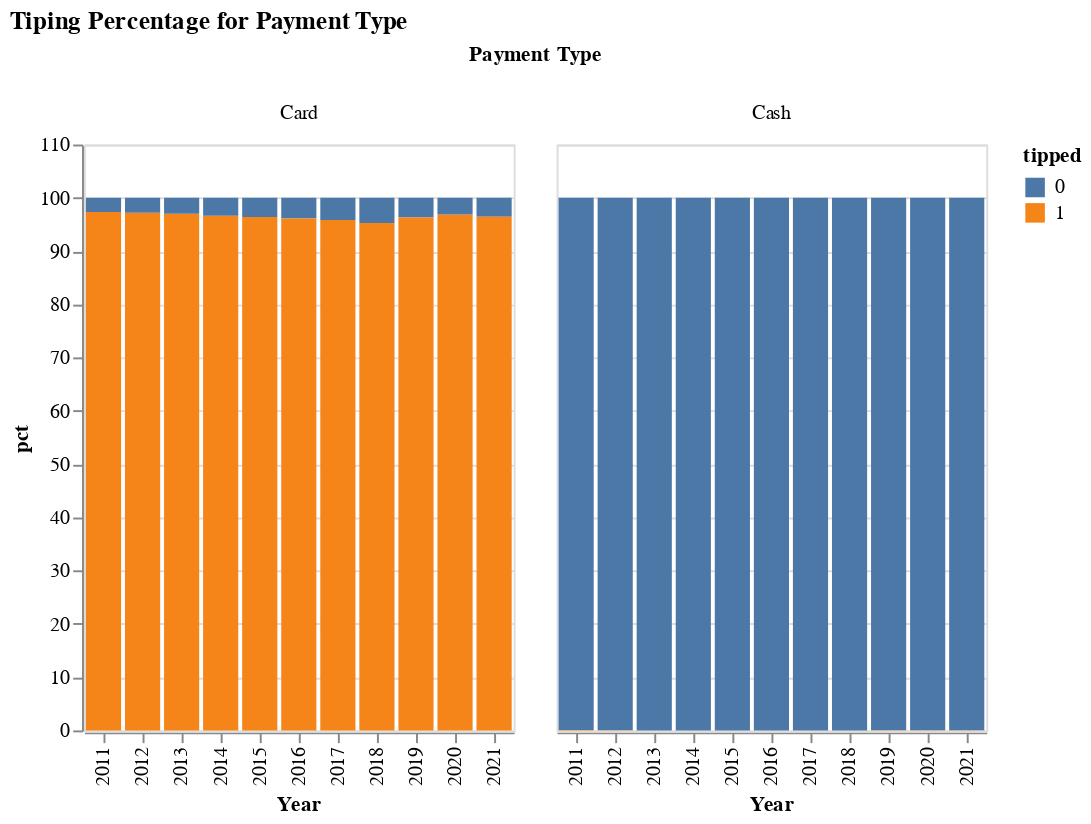

Source (notebook cell):
### Code cell
df |> DataFrame |> @vlplot(
        mark = {:bar, tooltip=true},
        x = {:PickupYear, type="ordinal", title = "Year"},
        y = {:pct},
        color = {:tipped, type="nominal"},
        column={:ptype, type="ordinal", title="Payment Type"},
        title="Tiping Percentage for Payment Type"
    )

### Figure 1 — Vega-Lite specification as saved in the notebook (floating-point values rounded to 4 significant figures)
{"data": {"values": [{"PickupYear": 2011, "cnt": 2004618, "pct": 2.691, "ptype": "Card", "tipped": 0}, {"PickupYear": 2011, "cnt": 72485466, "pct": 97.31, "ptype": "Card", "tipped": 1}, {"PickupYear": 2011, "cnt": 77537, "pct": 0.07915, "ptype": "Cash", "tipped": 1}, {"PickupYear": 2011, "cnt": 97887881, "pct": 99.92, "ptype": "Cash", "tipped": 0}, {"PickupYear": 2012, "cnt": 79408793, "pct": 97.19, "ptype": "Card", "tipped": 1}, {"PickupYear": 2012, "cnt": 2298974, "pct": 2.814, "ptype": "Card", "tipped": 0}, {"PickupYear": 2012, "cnt": 86916669, "pct": 99.96, "ptype": "Cash", "tipped": 0}, {"PickupYear": 2012, "cnt": 34558, "pct": 0.03974, "ptype": "Cash", "tipped": 1}, {"PickupYear": 2013, "cnt": 89342394, "pct": 97.01, "ptype": "Card", "tipped": 1}, {"PickupYear": 2013, "cnt": 2751346, "pct": 2.988, "ptype": "Card", "tipped": 0}, {"PickupYear": 2013, "cnt": 77800712, "pct": 99.99, "ptype": "Cash", "tipped": 0}, {"PickupYear": 2013, "cnt": 6195, "pct": 0.007962, "ptype": "Cash", "tipped": 1}, {"PickupYear": 2014, "cnt": 92428667, "pct": 96.64, "ptype": "Card", "tipped": 1}, {"PickupYear": 2014, "cnt": 3211632, "pct": 3.358, "ptype": "Card", "tipped": 0}, {"PickupYear": 2014, "cnt": 67753810, "pct": 99.99, "ptype": "Cash", "tipped": 0}, {"PickupYear": 2014, "cnt": 3407, "pct": 0.005028, "ptype": "Cash", "tipped": 1}, {"PickupYear": 2015, "cnt": 87865933, "pct": 96.42, "ptype": "Card", "tipped": 1}, {"PickupYear": 2015, "cnt": 3266258, "pct": 3.584, "ptype": "Card", "tipped": 0}, {"PickupYear": 2015, "cnt": 2005, "pct": 0.003762, "ptype": "Cash", "tipped": 1}, {"PickupYear": 2015, "cnt": 53300073, "pct": 100.0, "ptype": "Cash", "tipped": 0}, {"PickupYear": 2016, "cnt": 3315588, "pct": 3.866, "ptype": "Card", "tipped": 0}, {"PickupYear": 2016, "cnt": 82448602, "pct": 96.13, "ptype": "Card", "tipped": 1}, {"PickupYear": 2016, "cnt": 607, "pct": 0.001387, "ptype": "Cash", "tipped": 1}, {"PickupYear": 2016, "cnt": 43774186, "pct": 100.0, "ptype": "Cash", "tipped": 0}, {"PickupYear": 2017, "cnt": 72591892, "pct": 95.85, "ptype": "Card", "tipped": 1}, {"PickupYear": 2017, "cnt": 3144998, "pct": 4.153, "ptype": "Card", "tipped": 0}, {"PickupYear": 2017, "cnt": 36023943, "pct": 100.0, "ptype": "Cash", "tipped": 0}, {"PickupYear": 2017, "cnt": 26, "pct": 7.217e-05, "ptype": "Cash", "tipped": 1}, {"PickupYear": 2018, "cnt": 66973202, "pct": 95.27, "ptype": "Card", "tipped": 1}, {"PickupYear": 2018, "cnt": 3322082, "pct": 4.726, "ptype": "Card", "tipped": 0}, {"PickupYear": 2018, "cnt": 30098038, "pct": 100.0, "ptype": "Cash", "tipped": 0}, {"PickupYear": 2018, "cnt": 733, "pct": 0.002435, "ptype": "Cash", "tipped": 1}, {"PickupYear": 2019, "cnt": 2183075, "pct": 3.699, "ptype": "Card", "tipped": 0}, {"PickupYear": 2019, "cnt": 56838145, "pct": 96.3, "ptype": "Card", "tipped": 1}, {"PickupYear": 2019, "cnt": 22158219, "pct": 99.99, "ptype": "Cash", "tipped": 0}, {"PickupYear": 2019, "cnt": 2372, "pct": 0.0107, "ptype": "Cash", "tipped": 1}, {"PickupYear": 2020, "cnt": 16346246, "pct": 96.86, "ptype": "Card", "tipped": 1}, {"PickupYear": 2020, "cnt": 529699, "pct": 3.139, "ptype": "Card", "tipped": 0}, {"PickupYear": 2020, "cnt": 670, "pct": 0.01129, "ptype": "Cash", "tipped": 1}, {"PickupYear": 2020, "cnt": 5933814, "pct": 99.99, "ptype": "Cash", "tipped": 0}, {"PickupYear": 2021, "cnt": 772749, "pct": 3.56, "ptype": "Card", "tipped": 0}, {"PickupYear": 2021, "cnt": 20932143, "pct": 96.44, "ptype": "Card", "tipped": 1}, {"PickupYear": 2021, "cnt": 648, "pct": 0.01013, "ptype": "Cash", "tipped": 1}, {"PickupYear": 2021, "cnt": 6394547, "pct": 99.99, "ptype": "Cash", "tipped": 0}]}, "encoding": {"color": {"field": "tipped", "type": "nominal"}, "column": {"field": "ptype", "title": "Payment Type", "type": "ordinal"}, "x": {"field": "PickupYear", "title": "Year", "type": "ordinal"}, "y": {"field": "pct", "type": "quantitative"}}, "mark": {"tooltip": true, "type": "bar"}, "title": "Tiping Percentage for Payment Type"}
